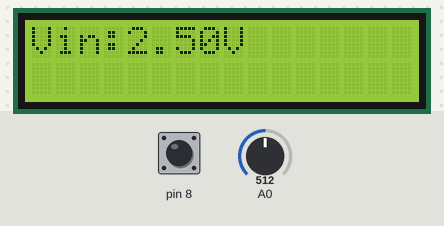
Bench run of a sketch on a simulated Arduino Uno, built with avr-gcc and run on an emulated ATmega328P. Parts: 16×2 character LCD. The inputs (shaded band) are chosen by the test bench; at power-on: pin 8 HIGH, A0 = 512.

Above: at 4.2 s.
4.3 s: pin 8 pulled LOW for 3.2 s
At 7.8 s:
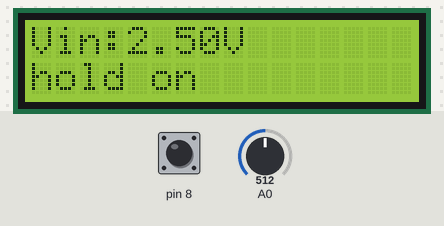
9.0 s: pin 8 pulled LOW for 0.6 s
At 9.9 s:
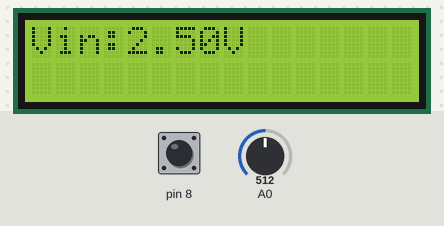
11.1 s: A0 set to 716
At 12.0 s:
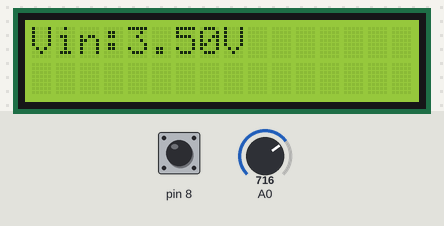
13.0 s: A0 set to 900
At 13.4 s:
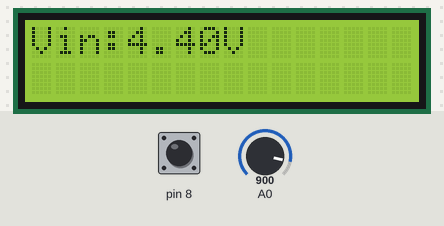
14.5 s: A0 set to 1023
At 14.8 s:
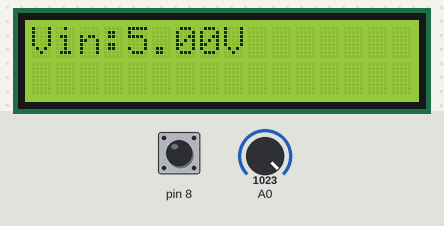
Timing chart, 0 to 17.0 s (numbered marks = the images above; inputs shaded):
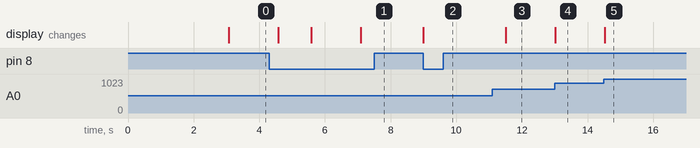

Measured:
- after the input at 4.3 s, the display: changes after 0.28 s (image 1)
- after the input at 9.0 s, the display: changes at once (image 2)
- after the input at 11.1 s, the display: changes after 0.41 s (image 3)
- after the input at 13.0 s, the display: changes at once (image 4)
- after the input at 14.5 s, the display: changes at once (image 5)

The sketch:

Digital_voltmeter_tampil_LCD_maksimal_5Volt_dc.ino
```cpp
/*************************************
 * Program : Project 23. Digital voltmeter tampil LCD maksimal 5Vdc
 * Input   : Sensor Fingerprint, DS1307
 * Output  : LCD 2x16, BUZZER
 * 125 Proyek Arduino Inkubatek
 * www.tokotronik.com
 * ***********************************/
#include <LiquidCrystal.h>
LiquidCrystal lcd(2, 3, 4, 5, 6, 7);

void setup(){
  pinMode(8,INPUT);
  digitalWrite(8,HIGH);
  lcd.begin(16, 2);
  lcd.setCursor(0,0);
  lcd.print("DigitalVoltmeter");
  lcd.setCursor(0,1);
  lcd.print(" Vin mak 5Volt");
  delay(3000);
  lcd.clear();
}

void loop(){
  int adc=(analogRead(A0));
  float vin = adc * (5.0 / 1023.0);
  lcd.setCursor(0,0);
  lcd.print("Vin:");
  lcd.print(vin);
  lcd.print("V    ");
  if (digitalRead(8)==0){
    byte hold=1;
    lcd.setCursor(0,1);
    lcd.print("hold on");
    delay(1000);
    do{
      if (digitalRead(8)==0){
        lcd.setCursor(0,1);
        lcd.print("          ");
        delay(1000);
        hold=0;
      }
    }
    while(hold);
  }
  delay(500);
}
```
